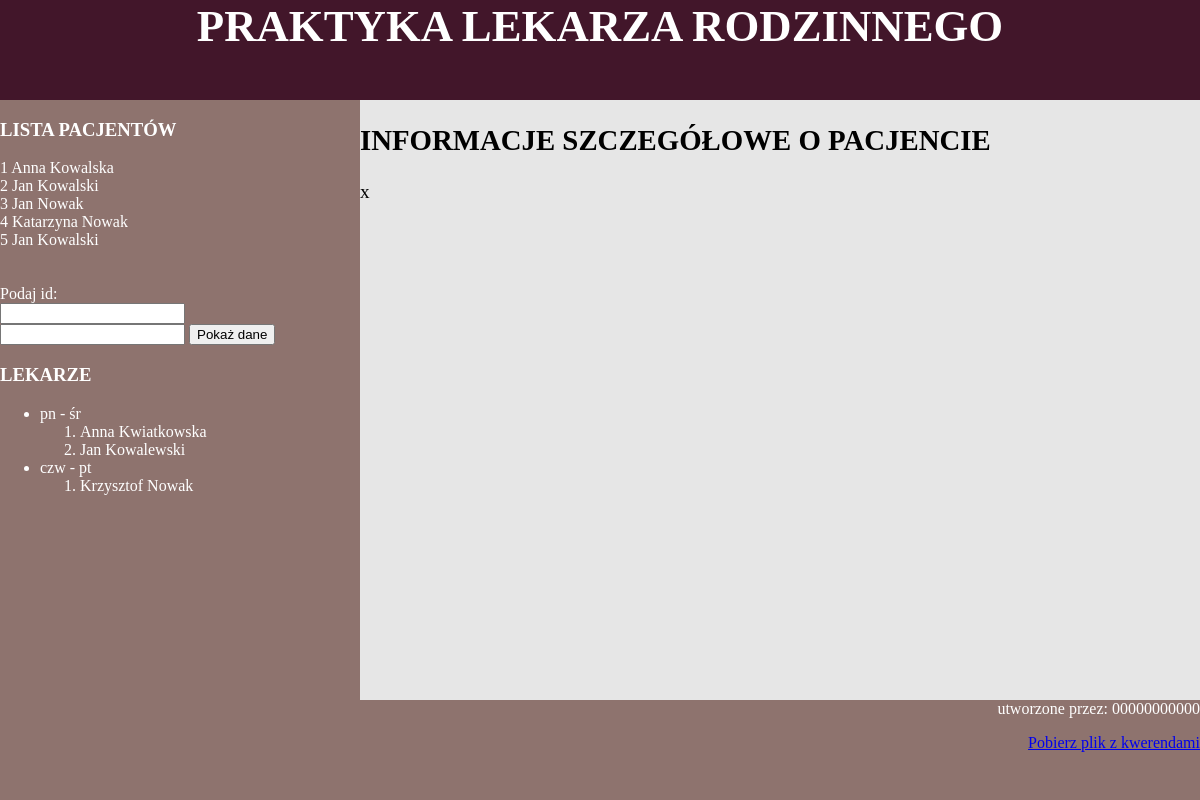
The app's page /14_09_2018/pacjent.php with its own data.
### tables this page shows
CREATE TABLE `pacjenci` (
  `id` int(10) UNSIGNED NOT NULL,
  `imie` text,
  `nazwisko` text,
  `choroby_przewlekle` text,
  `uczulenia` text,
  `choroba` text,
  `leki_przepisane` text,
  `opis` text,
  `id_lekarza` int(10) UNSIGNED NOT NULL
);

### 14_09_2018/skrypt_nr_1.php (the view)
<?php
    $zapytanie1 = mysqli_query($polaczenie, "SELECT `id`, `imie`, `nazwisko` FROM `pacjenci`");
    while($row = mysqli_fetch_array($zapytanie1)) {
        echo "<span>".$row['id']." ".$row['imie']." ".$row['nazwisko']."</span><br/>";
    }
?>

### 14_09_2018/przychodnia.css (style rules this page uses)
body { margin: 0; padding: 0; }

### records on screen
pacjenci: id "1", imie "Anna", nazwisko "Kowalska"
pacjenci: id "2", imie "Jan", nazwisko "Kowalski"
pacjenci: id "3", imie "Jan", nazwisko "Nowak"
pacjenci: id "4", imie "Katarzyna", nazwisko "Nowak"
pacjenci: id "5", imie "Jan", nazwisko "Kowalski"
